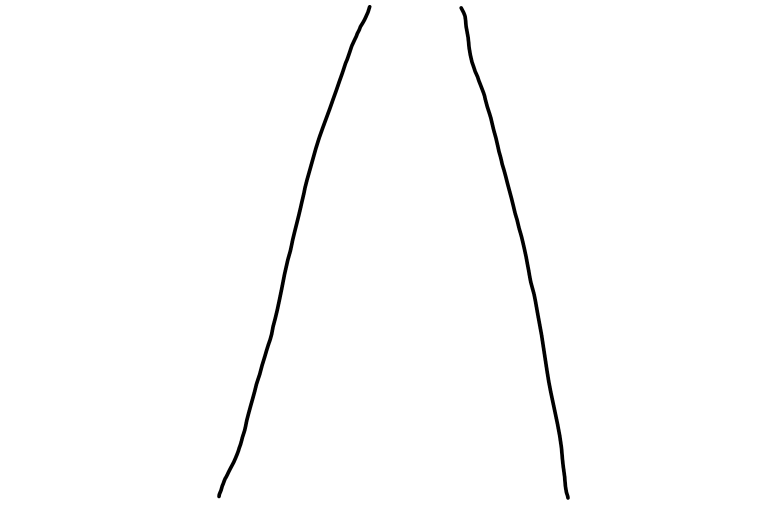
#> input picture drawn_lines.png, 1539 x 1009 px, given in place of dashcam.webm, which was not available (shown at 1/2 size)
$ python main.py   (older library calls are emulated)
#> lines starting #> are read from the running program, lines starting #| are printed output that depends on the picture; after the words box and inside, x2 and y2 are one past the last pixel; in counts of white or black regions, pixels touching at a corner belong together; pictures that were not available may be replaced by others from this repository, and a replacement may not be noted
import os
import pathlib
import numpy as np

import cv2

VIDEO_PATH = str(
    pathlib.Path(os.path.join("..", "..", "assets", "dashcam.webm")).resolve()
)
CANNY_THRESHOLD = 200

cap = cv2.VideoCapture(VIDEO_PATH)

while cap.isOpened():
    ret, frame = cap.read()
#> frame is the input picture: shape (1009, 1539, 3); min 0, max 255, mean 252.5
    cropped = frame[600:-50, :]
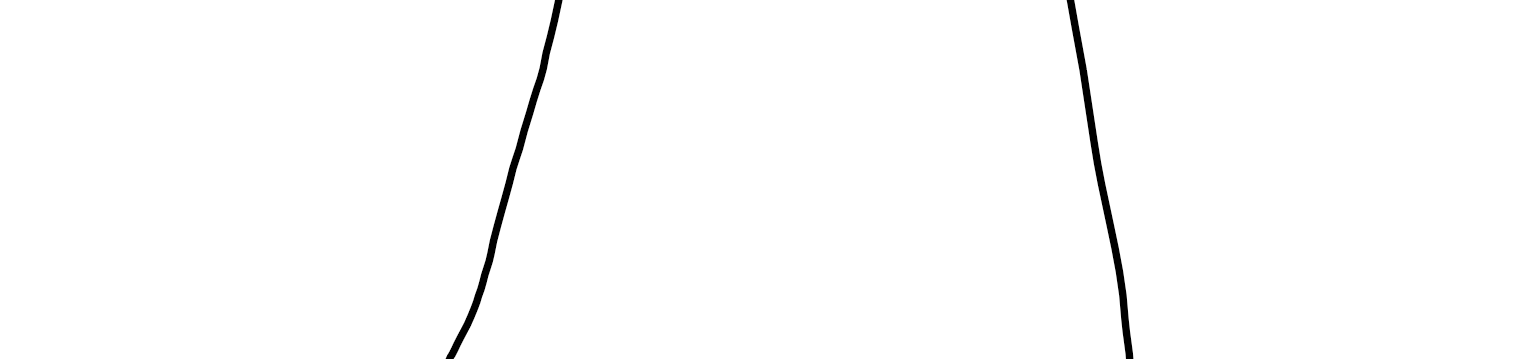
#> cropped: shape (359, 1539, 3); min 0, max 255, mean 252.5
    img_hls = cv2.cvtColor(cropped, cv2.COLOR_BGR2HLS)[:, :, 1].astype(np.float32)
    pts1 = np.float32([[850, 0], [1070, 0], [0, 420], [1920, 420]])
    pts2 = np.float32([[0, 0], [1920, 0], [0, 420], [1920, 420]])
    M = cv2.getPerspectiveTransform(pts1, pts2)
    perspectived = cv2.warpPerspective(img_hls, M, (1920, 420))
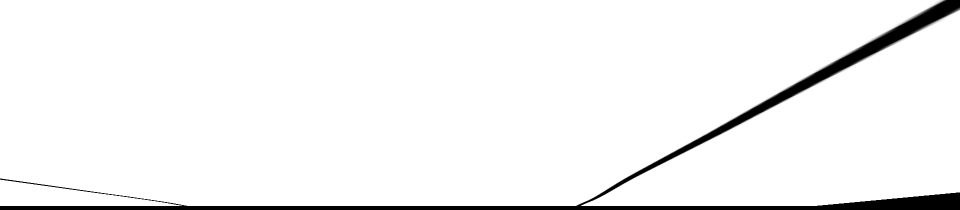
#> perspectived: shape (420, 1920) float32 (shown at 1/2 size); min 0, max 255, mean 244
    edge_x = cv2.Scharr(perspectived, cv2.CV_64F, 1, 0)
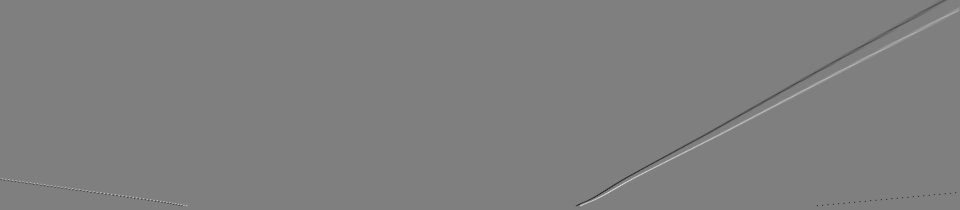
#> edge_x: shape (420, 1920) float64 (shown at 1/2 size); min -2705.4, max 2698.7, mean -0.4; drawn with min black and max white
    edge_x = np.absolute(edge_x)
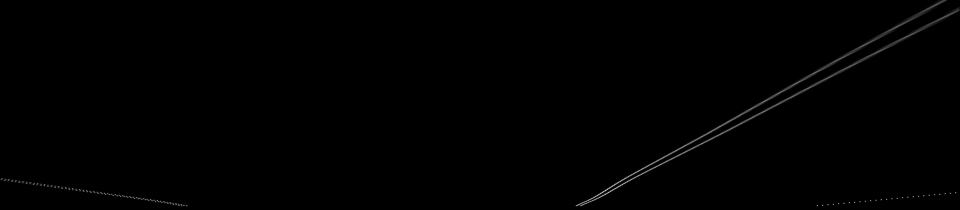
#> edge_x: shape (420, 1920) float64 (shown at 1/2 size); min 0, max 2705.4, mean 9.4; drawn with min black and max white
    edge_x = np.uint8(255 * edge_x / np.max(edge_x))
    binary = np.zeros_like(edge_x)

    threshold_up = 15
    threshold_down = 60

    threshold_delta = threshold_down - threshold_up

    for y in range(420):
        binary_line = binary[y, :]
        edge_line = edge_x[y, :]
        threshold_line = threshold_down * y / 420
        binary_line[edge_line >= threshold_line] = 255
        binary[y, :] = binary_line
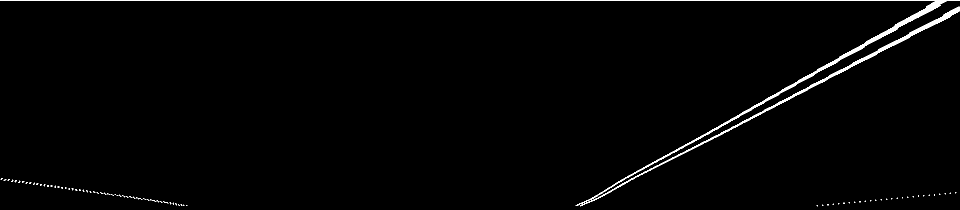
#> binary: shape (420, 1920) (shown at 1/2 size); 1.3% white; 133 white regions (131 under 20 px), largest, box (x1, y1, x2, y2) and area: (0, 0, 1920, 412) 6203, (1160, 13, 1919, 413) 3939

    cv2.imshow("frame", binary)
    if cv2.waitKey(1) & 0xFF == ord("q"):
#> (key q is pressed here)
        break

cap.release()
cv2.destroyAllWindows()
